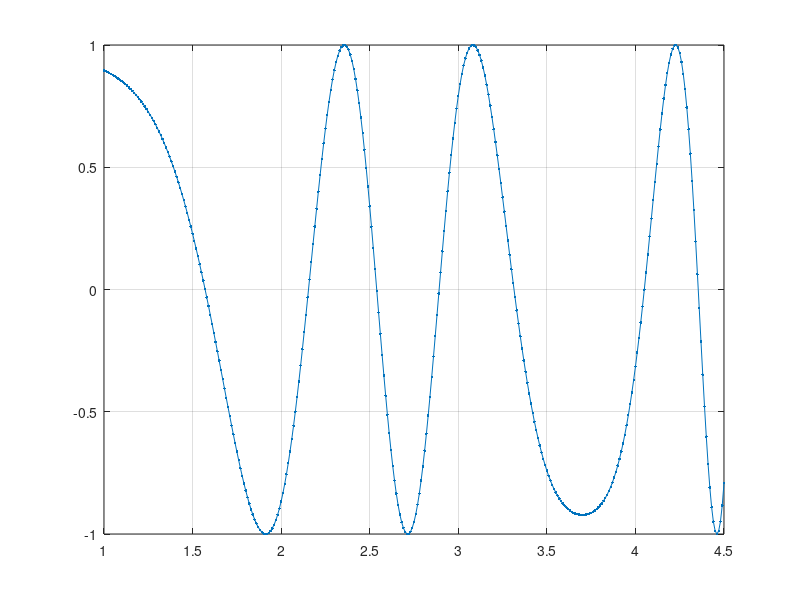

Recreate this plot in MATLAB. (Note: this script raises an error after producing the figure.)
clear all;
close all;

x =  @ (t) cos(cos(t).*t.^2 - t);
y = @ (t) 0.2 .* cos(cos(t).*t.^2 - t + pi);

t1 = 1:0.01:4.5;

P = x(t1);

plot(t1, P, '.-'); grid;

P1 = zeros(4, size(P, 1));

for i = 1:3
    P2(i) = 0;
end

for i = 1:size(P, 2)
    P2(i + 3) = P(i);
end

for i = 1:4
    P3(i, 1:size(P, 2)) = P2(i:size(P, 2) + i - 1);
end

% оценка шума среднеквадратическая
T = y(t1);

T = con2seq(T);
P = con2seq(P3);

% настраивает веса при помощи
% псевдо-инверсного правила
net = newlind(P, T);

Y = net(P);

Y = seq2con(Y); Y = Y{1};
T = seq2con(T); T = T{1};

M3 = sqrt(mse(T - Y));

figure;
plot(t1, T, 'b', t1, Y, 'r--'); grid;
